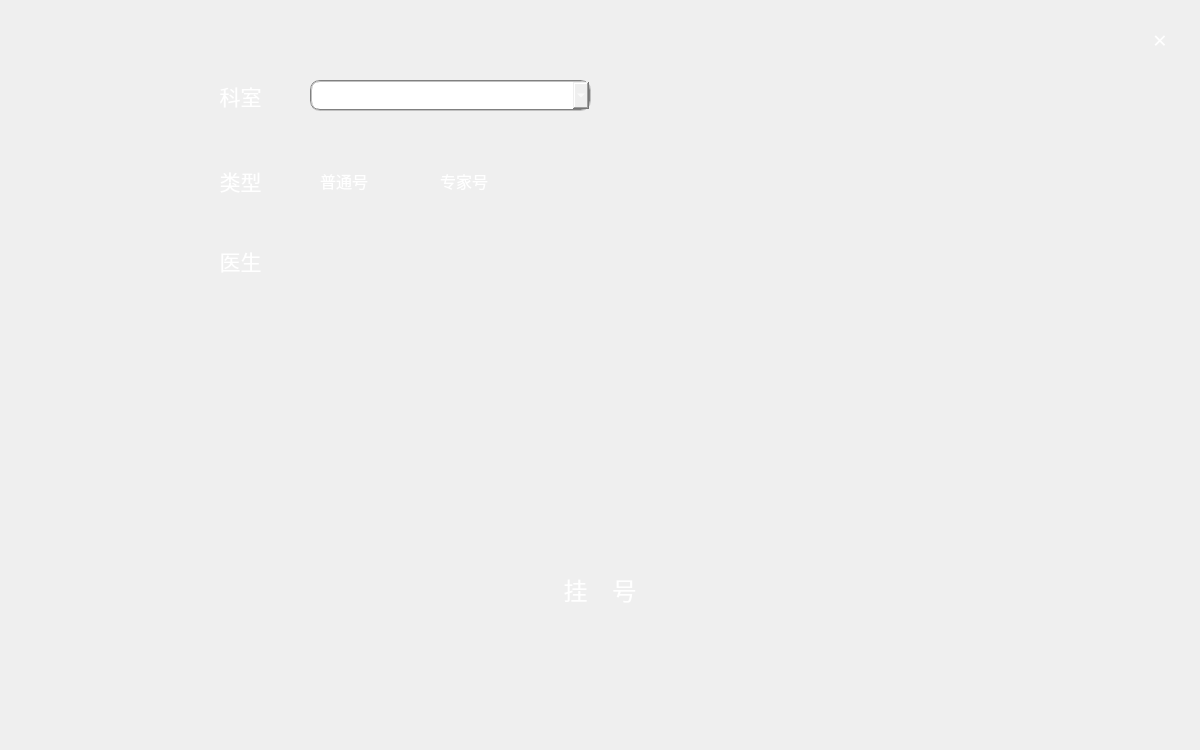
<?xml version="1.0" encoding="UTF-8"?>
<ui version="4.0">
 <class>view3</class>
 <widget class="QDialog" name="view3">
  <property name="geometry">
   <rect>
    <x>0</x>
    <y>0</y>
    <width>1200</width>
    <height>750</height>
   </rect>
  </property>
  <property name="windowTitle">
   <string/>
  </property>
  <property name="styleSheet">
   <string notr="true">background-image: url(:/image/29507-106.jpg);</string>
  </property>
  <widget class="QLabel" name="label">
   <property name="geometry">
    <rect>
     <x>190</x>
     <y>80</y>
     <width>101</width>
     <height>31</height>
    </rect>
   </property>
   <property name="font">
    <font>
     <family>幼圆</family>
     <pointsize>16</pointsize>
    </font>
   </property>
   <property name="styleSheet">
    <string notr="true">color: rgb(255, 255, 255);
background:transparent;</string>
   </property>
   <property name="text">
    <string>科室</string>
   </property>
   <property name="alignment">
    <set>Qt::AlignCenter</set>
   </property>
  </widget>
  <widget class="QComboBox" name="comboBox">
   <property name="geometry">
    <rect>
     <x>310</x>
     <y>80</y>
     <width>281</width>
     <height>31</height>
    </rect>
   </property>
   <property name="font">
    <font>
     <family>幼圆</family>
     <pointsize>12</pointsize>
    </font>
   </property>
   <property name="styleSheet">
    <string notr="true">color: rgb(255, 255, 255);
border:2px groove gray;
border-radius:10px;
padding:2px 4px;</string>
   </property>
   <property name="iconSize">
    <size>
     <width>16</width>
     <height>16</height>
    </size>
   </property>
   <property name="frame">
    <bool>true</bool>
   </property>
  </widget>
  <widget class="QLabel" name="label_2">
   <property name="geometry">
    <rect>
     <x>190</x>
     <y>160</y>
     <width>101</width>
     <height>41</height>
    </rect>
   </property>
   <property name="font">
    <font>
     <family>幼圆</family>
     <pointsize>16</pointsize>
    </font>
   </property>
   <property name="styleSheet">
    <string notr="true">color: rgb(255, 255, 255);
background:transparent;</string>
   </property>
   <property name="text">
    <string>类型</string>
   </property>
   <property name="alignment">
    <set>Qt::AlignCenter</set>
   </property>
  </widget>
  <widget class="QRadioButton" name="radioButton">
   <property name="geometry">
    <rect>
     <x>300</x>
     <y>160</y>
     <width>111</width>
     <height>41</height>
    </rect>
   </property>
   <property name="font">
    <font>
     <family>幼圆</family>
     <pointsize>12</pointsize>
    </font>
   </property>
   <property name="styleSheet">
    <string notr="true">color: rgb(255, 255, 255);
background:transparent;
border-radius:10px;</string>
   </property>
   <property name="text">
    <string>普通号</string>
   </property>
  </widget>
  <widget class="QRadioButton" name="radioButton_2">
   <property name="geometry">
    <rect>
     <x>420</x>
     <y>160</y>
     <width>111</width>
     <height>41</height>
    </rect>
   </property>
   <property name="font">
    <font>
     <family>幼圆</family>
     <pointsize>12</pointsize>
    </font>
   </property>
   <property name="styleSheet">
    <string notr="true">color: rgb(255, 255, 255);
background:transparent;
border-radius:10px;</string>
   </property>
   <property name="text">
    <string>专家号</string>
   </property>
  </widget>
  <widget class="QTableWidget" name="tableWidget">
   <property name="geometry">
    <rect>
     <x>300</x>
     <y>240</y>
     <width>501</width>
     <height>300</height>
    </rect>
   </property>
   <property name="font">
    <font>
     <family>幼圆</family>
     <pointsize>12</pointsize>
    </font>
   </property>
   <property name="styleSheet">
    <string notr="true">color: rgb(255, 255, 255);
border-radius:10px;
background:transparent;</string>
   </property>
   <property name="lineWidth">
    <number>0</number>
   </property>
   <property name="editTriggers">
    <set>QAbstractItemView::NoEditTriggers</set>
   </property>
   <property name="tabKeyNavigation">
    <bool>false</bool>
   </property>
   <property name="showDropIndicator" stdset="0">
    <bool>false</bool>
   </property>
   <property name="selectionMode">
    <enum>QAbstractItemView::NoSelection</enum>
   </property>
   <property name="selectionBehavior">
    <enum>QAbstractItemView::SelectRows</enum>
   </property>
   <property name="showGrid">
    <bool>false</bool>
   </property>
   <property name="sortingEnabled">
    <bool>true</bool>
   </property>
   <property name="wordWrap">
    <bool>true</bool>
   </property>
   <attribute name="horizontalHeaderVisible">
    <bool>false</bool>
   </attribute>
   <attribute name="horizontalHeaderHighlightSections">
    <bool>false</bool>
   </attribute>
   <attribute name="verticalHeaderVisible">
    <bool>false</bool>
   </attribute>
   <attribute name="verticalHeaderHighlightSections">
    <bool>false</bool>
   </attribute>
  </widget>
  <widget class="QPushButton" name="pushButton">
   <property name="geometry">
    <rect>
     <x>1140</x>
     <y>20</y>
     <width>40</width>
     <height>40</height>
    </rect>
   </property>
   <property name="font">
    <font>
     <family>幼圆</family>
     <pointsize>18</pointsize>
    </font>
   </property>
   <property name="styleSheet">
    <string notr="true">color: rgb(255, 255, 255);
border-radius:10px;
</string>
   </property>
   <property name="text">
    <string>×</string>
   </property>
  </widget>
  <widget class="QPushButton" name="pushButton_2">
   <property name="geometry">
    <rect>
     <x>500</x>
     <y>560</y>
     <width>200</width>
     <height>60</height>
    </rect>
   </property>
   <property name="font">
    <font>
     <family>幼圆</family>
     <pointsize>18</pointsize>
    </font>
   </property>
   <property name="styleSheet">
    <string notr="true">color: rgb(255, 255, 255);
border-radius:10px;
</string>
   </property>
   <property name="text">
    <string>挂    号</string>
   </property>
  </widget>
  <widget class="QLabel" name="label_3">
   <property name="geometry">
    <rect>
     <x>190</x>
     <y>240</y>
     <width>101</width>
     <height>41</height>
    </rect>
   </property>
   <property name="font">
    <font>
     <family>幼圆</family>
     <pointsize>16</pointsize>
    </font>
   </property>
   <property name="styleSheet">
    <string notr="true">color: rgb(255, 255, 255);
background:transparent;</string>
   </property>
   <property name="text">
    <string>医生</string>
   </property>
   <property name="alignment">
    <set>Qt::AlignCenter</set>
   </property>
  </widget>
  <widget class="QLabel" name="label_4">
   <property name="geometry">
    <rect>
     <x>530</x>
     <y>160</y>
     <width>191</width>
     <height>41</height>
    </rect>
   </property>
   <property name="font">
    <font>
     <family>幼圆</family>
     <pointsize>8</pointsize>
    </font>
   </property>
   <property name="styleSheet">
    <string notr="true">color: rgb(255, 255, 255);
background:transparent;</string>
   </property>
   <property name="text">
    <string/>
   </property>
   <property name="alignment">
    <set>Qt::AlignCenter</set>
   </property>
  </widget>
  <widget class="QLabel" name="label_5">
   <property name="geometry">
    <rect>
     <x>720</x>
     <y>160</y>
     <width>181</width>
     <height>41</height>
    </rect>
   </property>
   <property name="font">
    <font>
     <family>幼圆</family>
     <pointsize>10</pointsize>
    </font>
   </property>
   <property name="styleSheet">
    <string notr="true">color: rgb(255, 0, 0);
background:transparent;</string>
   </property>
   <property name="text">
    <string/>
   </property>
   <property name="alignment">
    <set>Qt::AlignCenter</set>
   </property>
  </widget>
 </widget>
 <resources/>
 <connections/>
</ui>
